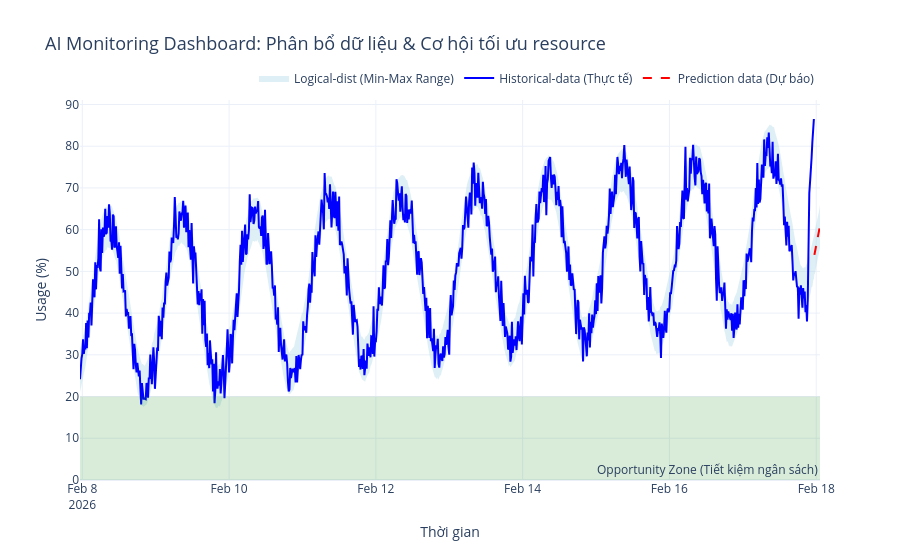

The code cell stored with this chart in its notebook:
### Markdown cell above
Block 7: Interactive Dashboard (4 Layers)
Trực quan hóa 4 lớp dữ liệu bằng Plotly: Historical, Prediction, Logical-dist & Opportunity Zone.

### Code cell
import plotly.graph_objects as go
import pandas as pd

fig = go.Figure()

# 1. Logical Distribution: Min-Max (Khoảng tin cậy Prophet)
fig.add_trace(go.Scatter(
    x=pd.concat([forecast['ds'], forecast['ds'][::-1]]),
    y=pd.concat([forecast['yhat_upper'], forecast['yhat_lower'][::-1]]),
    fill='toself',
    fillcolor='rgba(173, 216, 230, 0.4)',
    line=dict(color='rgba(255,255,255,0)'),
    name='Logical-dist (Min-Max Range)',
    hoverinfo='skip'
))

# 2. Historical Line: Dữ liệu thực tế
fig.add_trace(go.Scatter(
    x=df_target['timestamp'],
    y=df_target['value'],
    mode='lines',
    name='Historical-data (Thực tế)',
    line=dict(color='blue', width=2, dash='solid')
))

# 3. Prediction Trend: Dữ liệu dự báo
fig.add_trace(go.Scatter(
    x=prediction_results['ds'],
    y=prediction_results['yhat'],
    mode='lines',
    name='Prediction data (Dự báo)',
    line=dict(color='red', width=2, dash='dash')
))

# 4. Opportunity Zone: Vùng cơ hội tiết kiệm (<20%)
fig.add_hrect(
    y0=0, y1=20,
    line_width=0, fillcolor="green", opacity=0.15,
    annotation_text="Opportunity Zone (Tiết kiệm ngân sách)",
    annotation_position="bottom right",
)

fig.update_layout(
    title='AI Monitoring Dashboard: Phân bổ dữ liệu & Cơ hội tối ưu resource',
    title_font_size=18,
    xaxis_title='Thời gian',
    yaxis_title='Usage (%)',
    hovermode='x unified',
    template='plotly_white',
    legend=dict(orientation="h", yanchor="bottom", y=1.02, xanchor="right", x=1)
)

fig.show()

### Figure 1 — Plotly figure (JSON) as saved in the notebook; plotly's stock layout.template omitted (floating-point values rounded to 4 significant figures; data arrays with more than 128 entries replaced by an {"elided": "..."} marker saying what was removed)
{"data": [{"fill": "toself", "fillcolor": "rgba(173, 216, 230, 0.4)", "hoverinfo": "skip", "line": {"color": "rgba(255,255,255,0)"}, "name": "Logical-dist (Min-Max Range)", "type": "scatter", "x": {"elided": "1946 str values"}, "y": {"elided": "1946 float values"}}, {"line": {"color": "blue", "dash": "solid", "width": 2}, "mode": "lines", "name": "Historical-data (Thực tế)", "type": "scatter", "x": {"elided": "961 str values"}, "y": {"elided": "961 float values"}}, {"line": {"color": "red", "dash": "dash", "width": 2}, "mode": "lines", "name": "Prediction data (Dự báo)", "type": "scatter", "x": ["2026-02-17T23:24:44.315886", "2026-02-17T23:34:44.315886", "2026-02-17T23:44:44.315886", "2026-02-17T23:54:44.315886", "2026-02-18T00:04:44.315886", "2026-02-18T00:14:44.315886", "2026-02-18T00:24:44.315886", "2026-02-18T00:34:44.315886", "2026-02-18T00:44:44.315886", "2026-02-18T00:54:44.315886", "2026-02-18T01:04:44.315886", "2026-02-18T01:14:44.315886"], "y": [53.97, 54.53, 55.1, 55.69, 56.28, 56.89, 57.51, 58.15, 58.81, 59.5, 60.21, 60.94]}], "layout": {"annotations": [{"showarrow": false, "text": "Opportunity Zone (Tiết kiệm ngân sách)", "x": 1, "xanchor": "right", "xref": "x domain", "y": 0, "yanchor": "bottom", "yref": "y"}], "hovermode": "x unified", "legend": {"orientation": "h", "x": 1, "xanchor": "right", "y": 1.02, "yanchor": "bottom"}, "shapes": [{"fillcolor": "green", "line": {"width": 0}, "opacity": 0.15, "type": "rect", "x0": 0, "x1": 1, "xref": "x domain", "y0": 0, "y1": 20, "yref": "y"}], "title": {"font": {"size": 18}, "text": "AI Monitoring Dashboard: Phân bổ dữ liệu & Cơ hội tối ưu resource"}, "xaxis": {"title": {"text": "Thời gian"}}, "yaxis": {"title": {"text": "Usage (%)"}}}}
